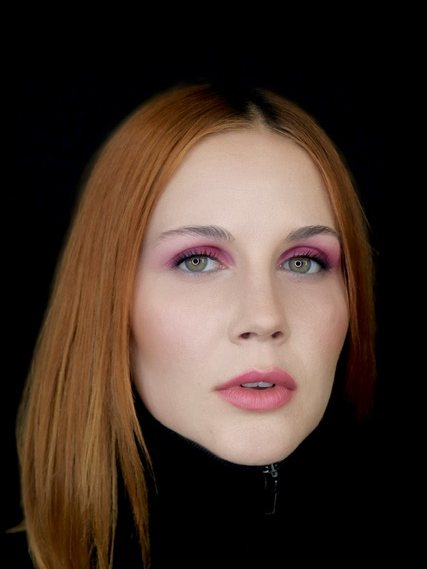
#> input picture chio-jimenez/assets/img/creativo-02.jpg, 427 x 569 px, given in place of image00007.jpeg, which was not available; the run also reads 1 picture not shown here
$ python optimizar-fotos.py
#> lines starting #> are read from the running program, lines starting #| are printed output that depends on the picture
#!/usr/bin/env python3
"""
Prepara las fotos originales para la web.

Uso:
    pip install pillow
    python3 tools/optimizar-fotos.py

Lee los originales de assets/img/ (los que suben desde GitHub con nombre
imageNNNNN.jpeg) y escribe las versiones recortadas, reescaladas y
comprimidas con el nombre que espera la web.

Para reasignar una foto a otro hueco, edita la lista PLAN de abajo:
    (numero_de_original, nombre_final, proporcion, foco_vertical)

  proporcion    3/4 vertical · 3/2 apaisada · 16/9 panorámica
  foco_vertical 0 = recorta pegado arriba · 0.5 = centrado · 1 = abajo
                (bájalo cuando la cara quede en la parte alta de la foto)
"""

import os
from PIL import Image, ImageOps

IMG = os.path.join(os.path.dirname(__file__), '..', 'assets', 'img')

PRINCIPALES = [
    # (original, nombre,             proporción,  foco, calidad, lado máx)
    (7,  'hero.jpg',          16 / 9,     0.50, 82, 2400),
    (9,  'chio-retrato.jpg',   3 / 4,     0.35, 86, 1400),
    (7,  'og.jpg',          1200 / 630,   0.50, 85, 1200),
]

PLAN = [
    (8,  'novia-01.jpg',     3 / 4, 0.30),   # recogido de novia
    (7,  'novia-02.jpg',     3 / 2, 0.50),   # preparativos en el hotel
    (10, 'novia-03.jpg',     3 / 4, 0.30),   # el abrazo
    (6,  'evento-01.jpg',    3 / 2, 0.50),   # prueba junto a la ventana
    (3,  'av-01.jpg',        3 / 4, 0.40),   # rodaje a contraluz
    (4,  'av-02.jpg',        3 / 4, 0.35),   # maquillaje en set
    (2,  'av-03.jpg',        3 / 4, 0.30),   # peinado a contraluz
    (11, 'formacion-01.jpg', 3 / 2, 0.45),   # Escuma Granada
    (1,  'retrato-01.jpg',   3 / 4, 0.30),
    (5,  'retrato-02.jpg',   3 / 4, 0.30),
]

MAX_PORTFOLIO = 1600
CALIDAD = 82


def load(n):
#> called with n = 7
    im = Image.open(os.path.join(IMG, 'image%05d.jpeg' % n))
#> im is the input picture: PIL image 427x569 RGB; mean R, G, B 68.3, 51.7, 42.1
    return ImageOps.exif_transpose(im).convert('RGB')   # respeta la orientación de la cámara


def crop_to(im, ratio, focal=0.5):
#> called with ratio = 1.78, focal = 0.5
    w, h = im.size
#> w = 427; h = 569
    if w / h > ratio:
        nw = int(h * ratio)
        return im.crop(((w - nw) // 2, 0, (w - nw) // 2 + nw, h))
    nh = int(w / ratio)
#> nh = 240
    y = int((h - nh) * focal)
#> y = 164
    return im.crop((0, y, w, y + nh))
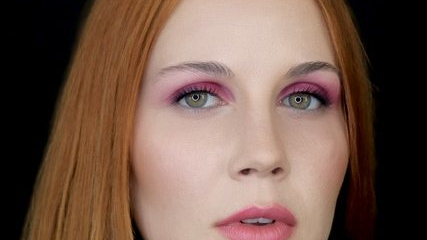
#> returned value: PIL image 427x240 RGB; mean R, G, B 115.1, 88.7, 76


def fit(im, maxside):
    im = im.copy()
    im.thumbnail((maxside, maxside), Image.LANCZOS)
    return im


def save(im, name, q):
#> called with name = 'hero.jpg', q = 82
    path = os.path.join(IMG, name)
    im.save(path, 'JPEG', quality=q, optimize=True, progressive=True)
    print('  %-22s %-11s %6.0f KB' % (name, '%dx%d' % im.size, os.path.getsize(path) / 1024))
#|   hero.jpg               427x240         12 KB


def main():
    print('Principales')
    for n, name, ratio, focal, q, side in PRINCIPALES:
        save(fit(crop_to(load(n), ratio, focal), side), name, q)
#> pass 2 of the loop in main, `for n, name, ratio, focal, q, side in PRINCIPALES:`:
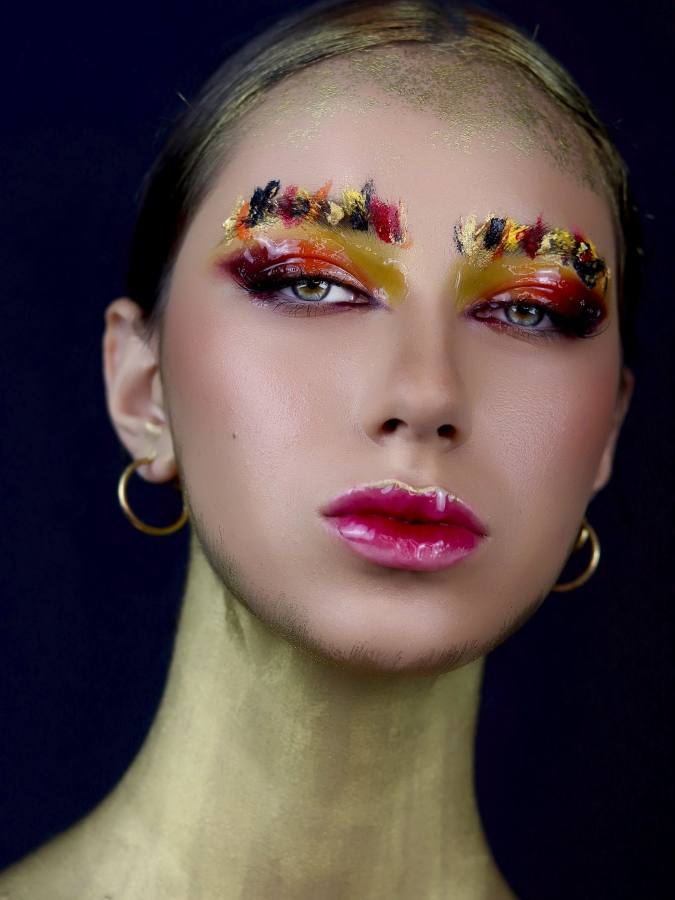
#> input picture chio-jimenez/assets/img/portada-cejas.jpg, 1350 x 1800 px, given in place of image00009.jpeg, which was not available (shown at 1/2 size)
#> in load, im is the input picture: PIL image 1350x1800 RGB; mean R, G, B 87.5, 72.1, 71
#> im: PIL image 1050x1400 RGB
#|   chio-retrato.jpg       1050x1400      166 KB

    print('Portfolio')
    for n, name, ratio, focal in PLAN:
        save(fit(crop_to(load(n), ratio, focal), MAX_PORTFOLIO), name, CALIDAD)
#> call 4 of fit, with maxside = 1600
#> in fit (call 4), `im.thumbnail((maxside, maxside), Image.LANCZOS)`:
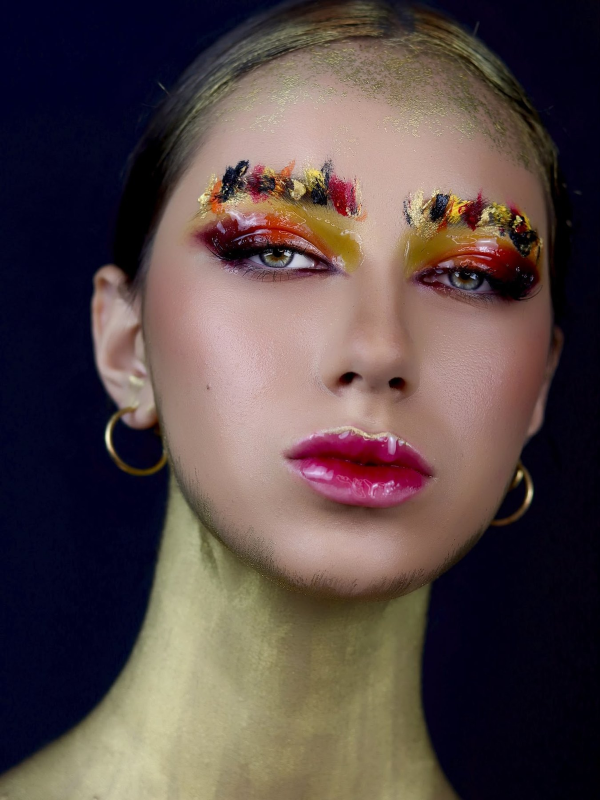
#> im: PIL image 1200x1600 RGB (shown at 1/2 size); mean R, G, B 87.5, 72.1, 71
#|   novia-01.jpg           1200x1600      177 KB
#> pass 2 of the loop in main, `for n, name, ratio, focal in PLAN:`:
#> w = 427; h = 569
#> nh = 284
#> y = 142
#> in crop_to (call 5), `return im.crop((0, y, w, y + nh))`:
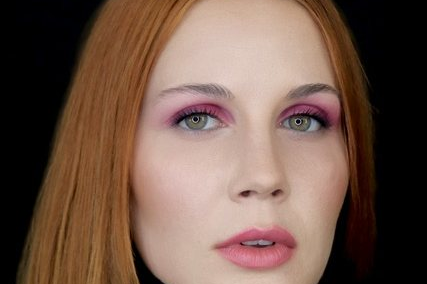
#> returned value: PIL image 427x284 RGB; mean R, G, B 112.5, 86.7, 73.6
#|   novia-02.jpg           427x284         14 KB


if __name__ == '__main__':
#> (the run stopped early here; a loop or call above may not have finished)
